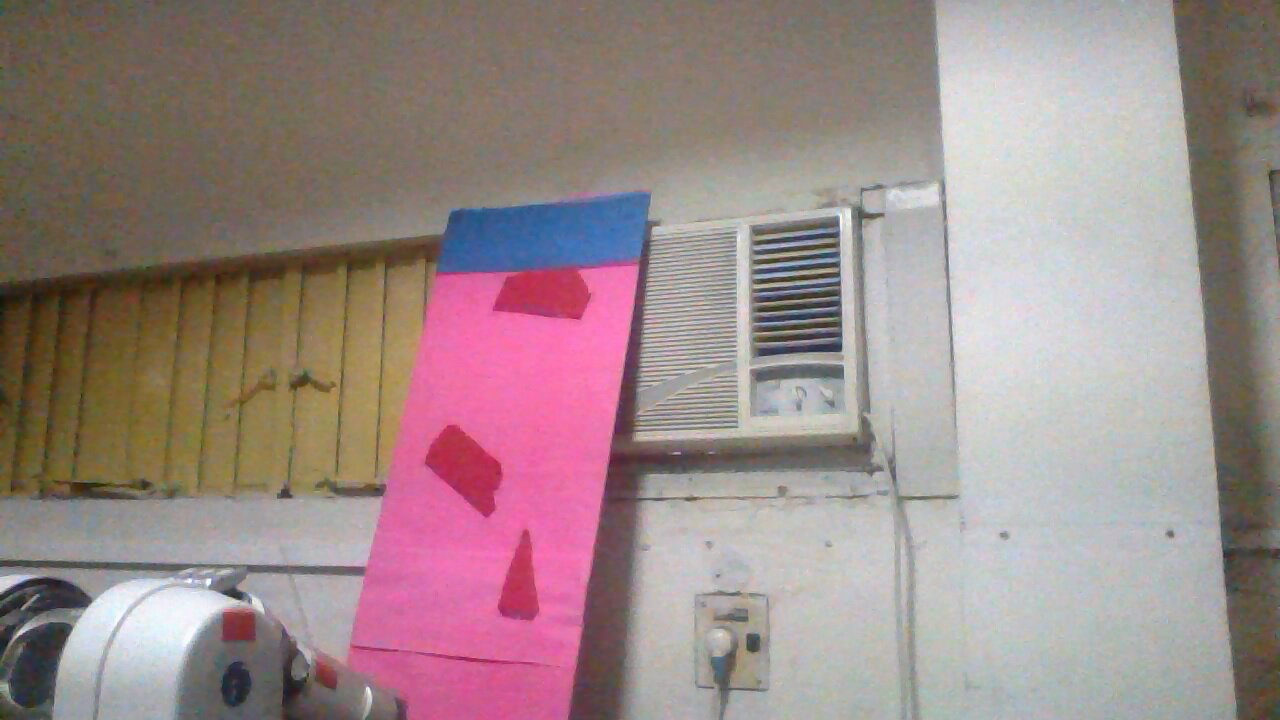
//> input picture progm/areaperim/1.jpeg, 1280 x 720 px
$ ./main 1.jpeg   (built with g++ and OpenCV 4)
//> lines starting //> are read from the running program, lines starting //| are printed output that depends on the picture; after the words box and inside, x2 and y2 are one past the last pixel; in counts of white or black regions, pixels touching at a corner belong together
#include "opencv2/highgui/highgui.hpp"
#include "opencv2/imgproc/imgproc.hpp"
#include <iostream>
#include <stdio.h>
#include <stdlib.h>

using namespace cv;
using namespace std;

Mat src; Mat src_gray,hsv,binary;
int thresh = 100;
int max_thresh = 255;
RNG rng(12345);

/// Function header
void thresh_callback(int, void* );

/** @function main */
int main( int argc, char** argv )
{
  /// Load source image and convert it to gray
  src = imread( argv[1], 1 );
//> src is the input picture: 720 rows x 1280 cols, CV_8UC3; mean B, G, R 136.6, 137.7, 155.6


cvtColor(src, hsv, CV_BGR2HSV);
//> hsv: 720 rows x 1280 cols, CV_8UC3; mean H, S, V 66.3, 52.9, 159
	/*imshow("HSV",hsv);*/
    inRange(hsv, Scalar(157, 72, 156), Scalar(180, 169, 255), binary);
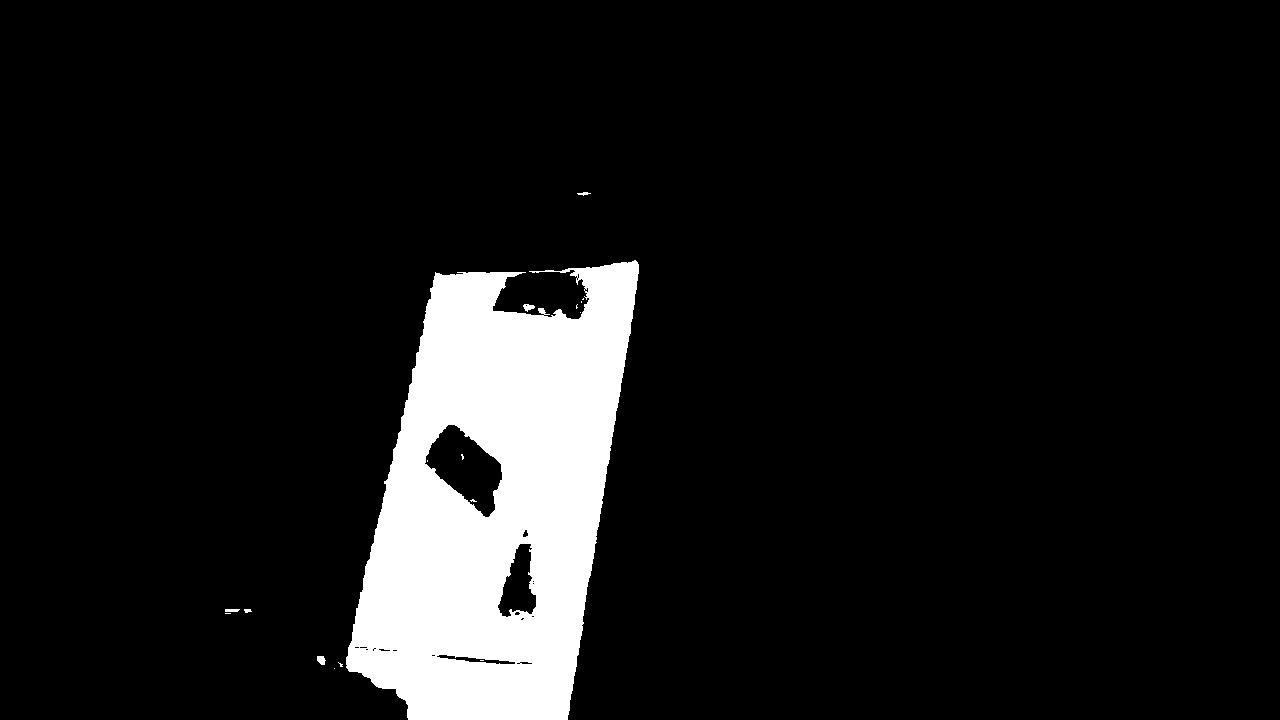
//> binary: 720 rows x 1280 cols, CV_8UC1; 9.5% white; 17 white regions (11 under 20 px), largest, box (x1, y1, x2, y2) and area: (346, 260, 639, 720) 87034, (317, 656, 326, 665) 61, (523, 304, 535, 312) 58, (225, 609, 240, 612) 42, (577, 192, 591, 196) 30, (244, 609, 252, 613) 24
    imshow("binary",binary);

  /// Create Window
  char* source_window = "Source";
  namedWindow( source_window, CV_WINDOW_AUTOSIZE );
  imshow( source_window, src );

  createTrackbar( " Canny thresh:", "Source", &thresh, max_thresh, thresh_callback );
  thresh_callback( 0, 0 );

  waitKey(0);
  return(0);
}

/** @function thresh_callback */
void thresh_callback(int, void* )
{
  Mat canny_output;
  vector<vector<Point> > contours;
  vector<Vec4i> hierarchy;

  /// Detect edges using canny
  Canny( binary, canny_output, thresh, thresh*2, 3 );
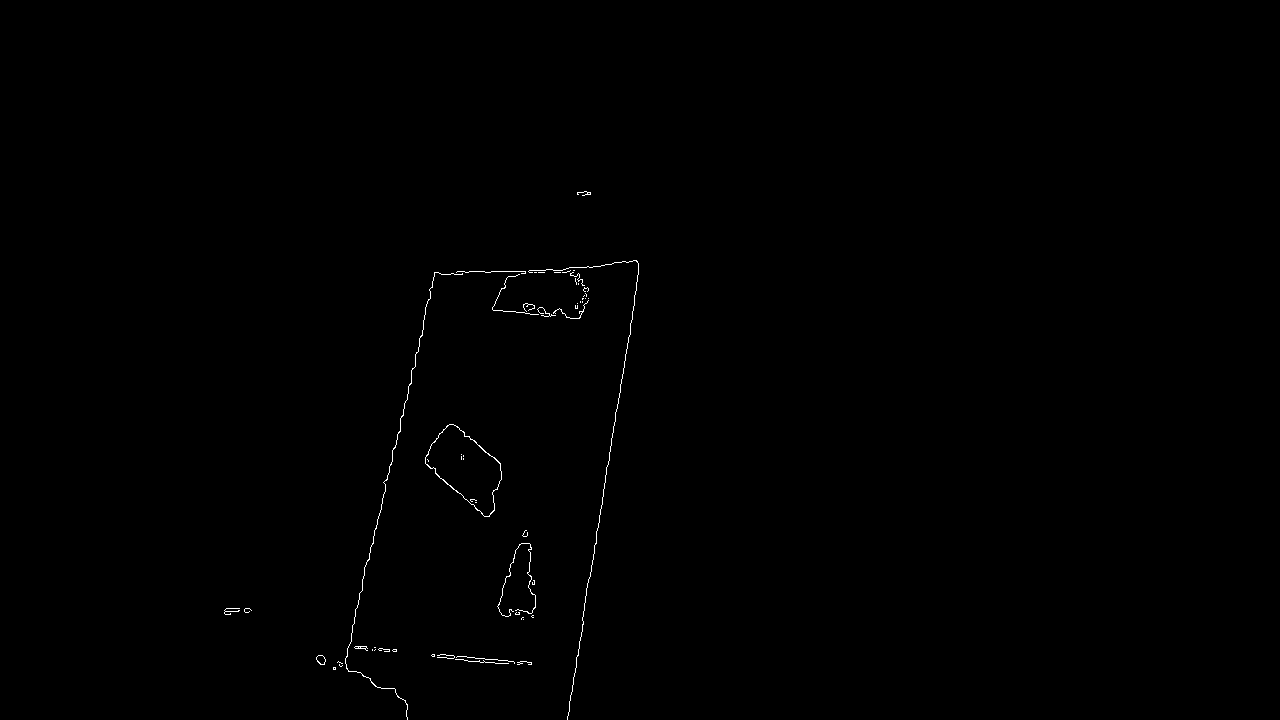
//> canny_output: 720 rows x 1280 cols, CV_8UC1; 0.27% white in thin lines or dots, all inside (x1, y1, x2, y2) = (224, 191, 639, 720)
  /// Find contours
  findContours( canny_output, contours, hierarchy, CV_RETR_TREE, CV_CHAIN_APPROX_SIMPLE, Point(0, 0) );
//> contours = 67 contours, 61 with area under 20; largest, box (x1, y1, x2, y2) and area: (425, 424, 502, 517) 3882, (425, 424, 502, 517) 3824, (316, 655, 326, 665) 62, (316, 655, 326, 665) 58, (345, 272, 463, 720) 32, (354, 646, 368, 651) 23

  /// Get the moments
  vector<Moments> mu(contours.size() );
//> mu = 67 items
  for( int i = 0; i < contours.size(); i++ )
     { mu[i] = moments( contours[i], false ); }
//> this loop made 67 passes

  ///  Get the mass centers:
  vector<Point2f> mc( contours.size() );
  for( int i = 0; i < contours.size(); i++ )
     { mc[i] = Point2f( mu[i].m10/mu[i].m00 , mu[i].m01/mu[i].m00 ); }
//> after the loop, mc = 67 Points (x, y), first 12: [334, 668], [334, 668], [nan, nan], [530.7, 663], [nan, nan], [478.7, 660.7], [nan, nan], [320.6, 659.4], [320.7, 659.1], [nan, nan], [432.7, 655], [432.5, 655]

  /// Draw contours
  Mat drawing = Mat::zeros( canny_output.size(), CV_8UC3 );
  for( int i = 0; i< contours.size(); i++ )
     {
       Scalar color = Scalar( rng.uniform(0, 255), rng.uniform(0,255), rng.uniform(0,255) );
       if((mu[i].m00)!=0)
       drawContours( drawing, contours, i, color, 2, 8, hierarchy, 0, Point() );
       /*circle( drawing, mc[i], 4, color, -1, 8, 0 );*/
     }

  /// Show in a window
  namedWindow( "Contours", CV_WINDOW_AUTOSIZE );
  imshow( "Contours", drawing );

  /// Calculate the area with the moments 00 and compare with the result of the OpenCV function
  printf("\t Info: Area and Contour Length \n");
  for( int i = 0; i< contours.size(); i++ )
     {
	if((mu[i].m00)!=0)
       printf(" * Contour[%d] - Area (M_00) = %.2f - Area OpenCV: %.2f - Length: %.2f \n", i, mu[i].m00, contourArea(contours[i]), arcLength( contours[i], true ) );
       /*Scalar color = Scalar( rng.uniform(0, 255), rng.uniform(0,255), rng.uniform(0,255) );
       drawContours( drawing, contours, i, color, 2, 8, hierarchy, 0, Point() );
       circle( drawing, mc[i], 4, color, -1, 8, 0 );*/
     }
  for( int i = 0; i < contours.size(); i++ )
    {
	/*if(contourArea(contours[i])>50)*/
	printf(" contour[%d] - centroid x =%f \n ",i,mc[i].x);
        printf(" contour[%d] - centroid y = %f \n ",i,mc[i].y);
	}
   printf("no of countours = %d",contours.size());


}

$ run again, on progm/areaperim/4.jpg
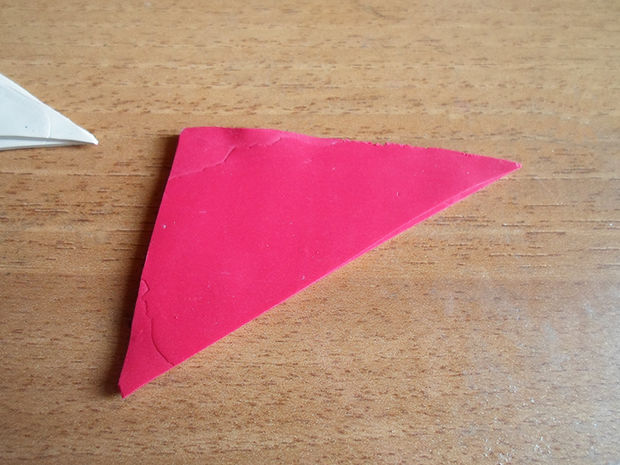
//> input picture progm/areaperim/4.jpg, 620 x 465 px
//> src is the input picture: 465 rows x 620 cols, CV_8UC3; mean B, G, R 119.7, 132.1, 188.9
//> hsv: 465 rows x 620 cols, CV_8UC3; mean H, S, V 43, 106.3, 189.2
//> `inRange(hsv, Scalar(157, 72, 156), Scalar(180, 169, 255), binary);`:
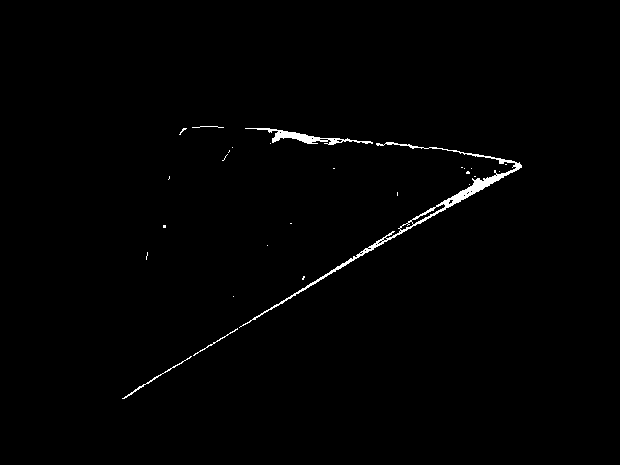
//> binary: 465 rows x 620 cols, CV_8UC1; 0.87% white; 27 white regions (22 under 20 px), largest, box (x1, y1, x2, y2) and area: (239, 142, 522, 328) 1639, (245, 128, 373, 145) 562, (122, 356, 192, 399) 124, (193, 328, 238, 356) 68, (192, 126, 224, 128) 32
//> canny_output: 465 rows x 620 cols, CV_8UC1; 0.58% white in thin lines or dots, all inside (x1, y1, x2, y2) = (121, 125, 522, 400)
//> contours = 178 contours, 175 with area under 20; largest, box (x1, y1, x2, y2) and area: (191, 125, 224, 129) 63, (199, 125, 219, 128) 36, (385, 141, 522, 226) 27
//> mu = 178 items
//> after the loop in thresh_callback, `for( int i = 0; i < contours.size(); i++ )`: mc = 178 Points (x, y), first 12: [nan, nan], [nan, nan], [nan, nan], [nan, nan], [nan, nan], [nan, nan], [nan, nan], [nan, nan], [nan, nan], [nan, nan], [nan, nan], [nan, nan]
//> after the loop in thresh_callback, `for( int i = 0; i< contours.size(); i++ )`:
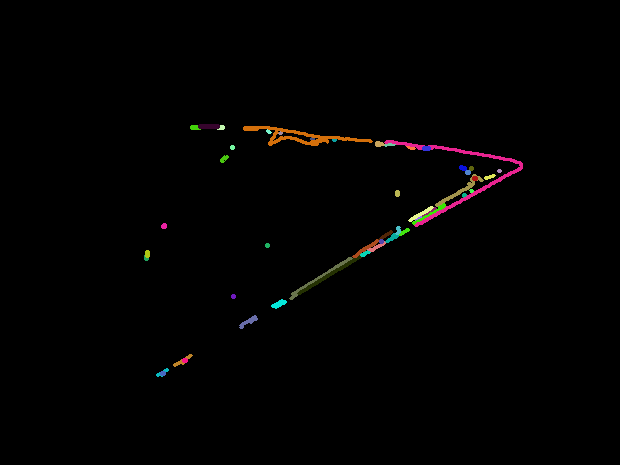
//> drawing: 465 rows x 620 cols, CV_8UC3; mean B, G, R 1.3, 1.6, 2.2
//> the loop in thresh_callback, `for( int i = 0; i< contours.size(); i++ )` made 178 passes
//|  * Contour[20] - Area (M_00) = 4.00 - Area OpenCV: 4.00 - Length: 30.63
//|  * Contour[21] - Area (M_00) = 4.00 - Area OpenCV: 4.00 - Length: 7.66
//|  * Contour[28] - Area (M_00) = 4.00 - Area OpenCV: 4.00 - Length: 50.77
//|  * Contour[29] - Area (M_00) = 4.00 - Area OpenCV: 4.00 - Length: 7.66
//|  * Contour[48] - Area (M_00) = 1.00 - Area OpenCV: 1.00 - Length: 61.25
//> (output is shown up to pass 49 of 178)
//> the loop in thresh_callback, `for( int i = 0; i < contours.size(); i++ )` made 178 passes
//|  contour[0] - centroid x =-nan
//|   contour[0] - centroid y = -nan
//|   contour[1] - centroid x =-nan
//|   contour[1] - centroid y = -nan
//|   contour[2] - centroid x =-nan
//|   contour[2] - centroid y = -nan
//> (the first 6 of 10 printed lines)
//> (output is shown up to pass 5 of 178)

$ run again, on progm/areaperim/albers-exercise.jpg
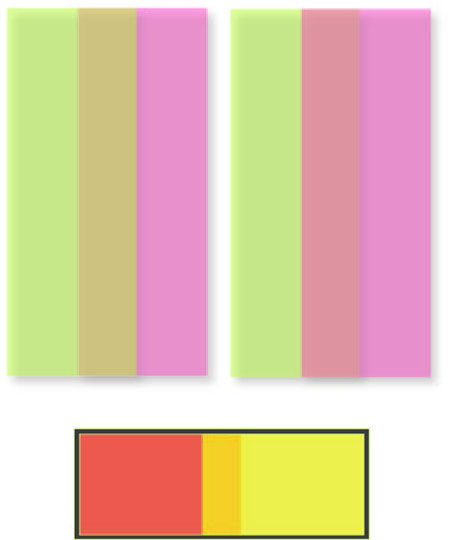
//> input picture progm/areaperim/albers-exercise.jpg, 450 x 540 px
//> src is the input picture: 540 rows x 450 cols, CV_8UC3; mean B, G, R 173.2, 197.6, 224.5
//> hsv: 540 rows x 450 cols, CV_8UC3; mean H, S, V 66.7, 80.9, 231.9
//> `inRange(hsv, Scalar(157, 72, 156), Scalar(180, 169, 255), binary);`:
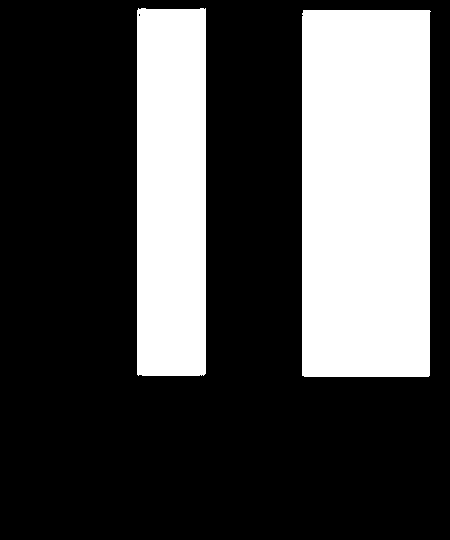
//> binary: 540 rows x 450 cols, CV_8UC1; 29.7% white; 2 white regions, box (x1, y1, x2, y2) and area: (302, 10, 431, 377) 46970, (137, 8, 206, 376) 25322
//> canny_output: 540 rows x 450 cols, CV_8UC1; 0.76% white in thin lines or dots, all inside (x1, y1, x2, y2) = (136, 7, 431, 377)
//> contours = 5 contours, 1 with area under 20; largest, box (x1, y1, x2, y2) and area: (301, 9, 431, 377) 46966, (301, 9, 431, 377) 46966, (136, 7, 206, 376) 25322, (136, 7, 206, 376) 25320
//> mu = 5 items
//> the loop in thresh_callback, `for( int i = 0; i < contours.size(); i++ ) { mu[i] = moments( contours..` made 5 passes
//> the loop in thresh_callback, `for( int i = 0; i < contours.size(); i++ ) { mc[i] = Point2f( mu[i].m1..` made 5 passes
//> the loop in thresh_callback, `for( int i = 0; i< contours.size(); i++ )` made 5 passes
//> after the loop in thresh_callback, `for( int i = 0; i< contours.size(); i++ )`:
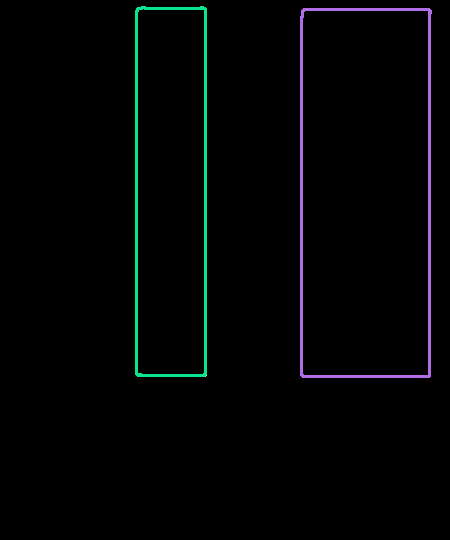
//> drawing: 540 rows x 450 cols, CV_8UC3; mean B, G, R 4.3, 3.8, 2.2
//> the loop in thresh_callback, `for( int i = 0; i < contours.size(); i++ )` made 5 passes
//|  contour[0] - centroid x =365.018250
//|   contour[0] - centroid y = 192.521011
//|   contour[1] - centroid x =365.016876
//|   contour[1] - centroid y = 192.520996
//|   contour[2] - centroid x =170.505096
//|   contour[2] - centroid y = 191.460007
//> (the first 6 of 10 printed lines)
//| no of countours = 5
